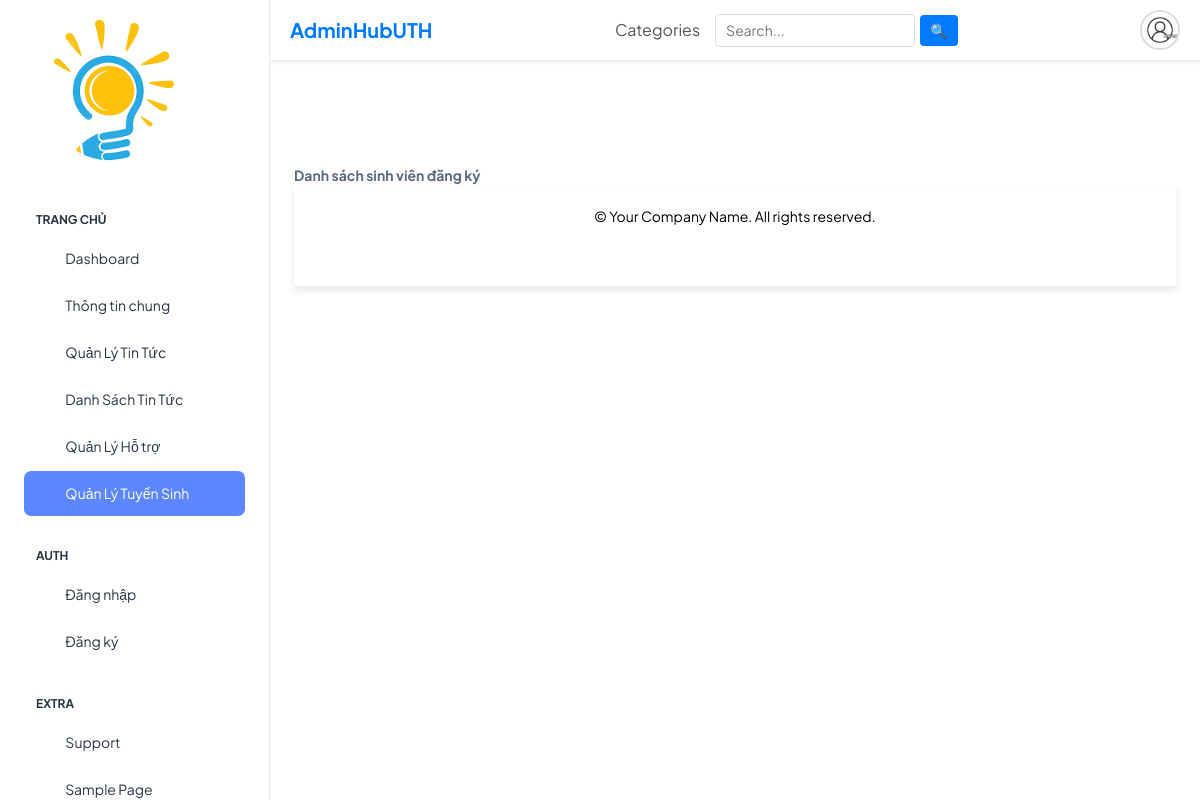
The page /danh-sach-sinh-vien/ on the database as committed earlier.
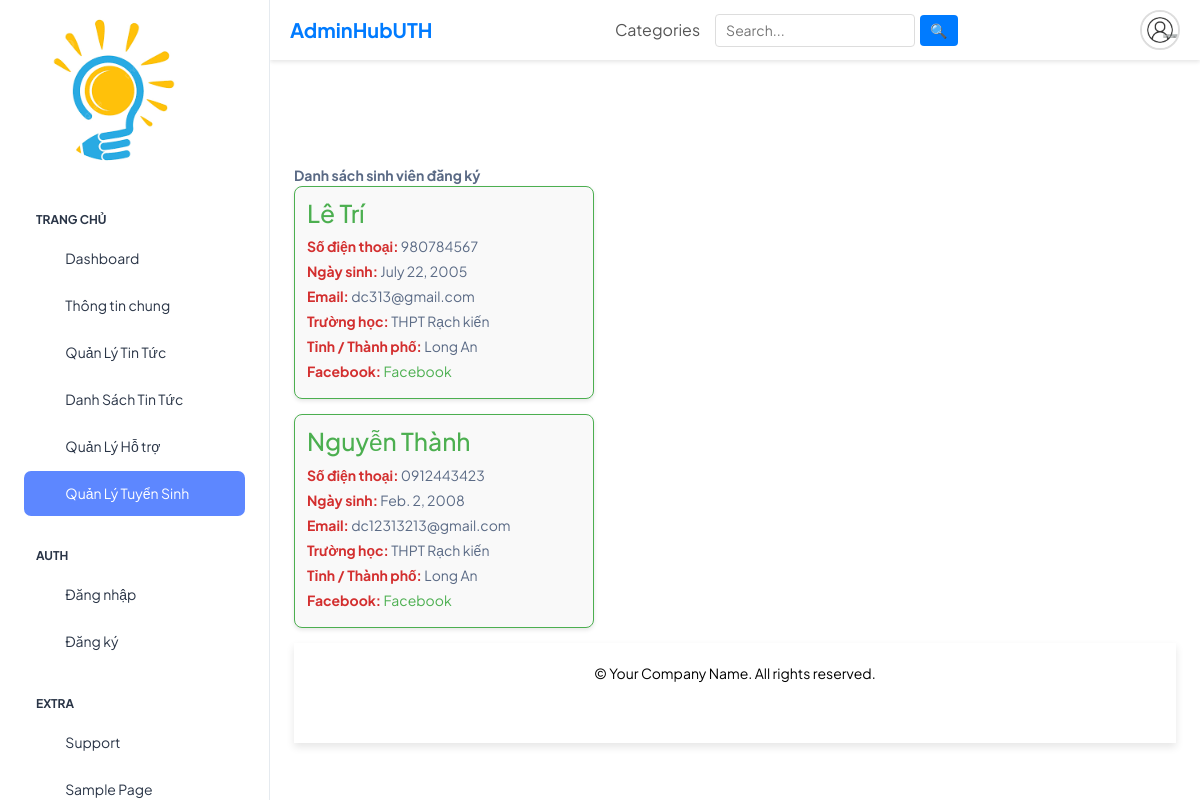
The same page on the database as committed later.
### app/models.py (models this page shows, shortened)
class StudentRegistration(models.Model):
    name = models.CharField(max_length=100)
    phone = models.CharField(max_length=15)
    dob = models.DateField(null=True, blank=True)  # Make dob optional
    email = models.EmailField()
    school = models.CharField(max_length=100)
    location = models.CharField(max_length=50)
    facebook = models.URLField(blank=True, null=True)

### app/views.py (the view)
# urls.py: path('danh-sach-sinh-vien/', views.student_list, name='student_list'),
def student_list(request):
    students = StudentRegistration.objects.all()
    return render(request, 'app/tuyensinh/admin_tuyensinh.html', {'students': students})

### app/templates/app/tuyensinh/admin_tuyensinh.html (shortened to what this page needs)
{% extends "app/home_dashboard.html" %} {% block content %}
<head>
</head>
<body class="main-gh">
  <div class="container1">
    <div class="content-wrapper">
      <div class="custom-heading-1">
        <b>Danh sách sinh viên đăng ký</b>
      </div>
      {% for student in students %}
      <div class="student-card">
        <h3>{{ student.name }}</h3>
        <p><strong>Số điện thoại:</strong> {{ student.phone }}</p>
        <p><strong>Ngày sinh:</strong> {{ student.dob }}</p>
        <p><strong>Email:</strong> {{ student.email }}</p>
        <p><strong>Trường học:</strong> {{ student.school }}</p>
        <p><strong>Tỉnh / Thành phố:</strong> {{ student.location }}</p>
        <p>
          <strong>Facebook:</strong>
          <a href="{{ student.facebook }}" target="_blank">Facebook</a>
        </p>
      </div>
      {% endfor %}
    </div>
  </div>
</body>
{% endblock %}

### app/templates/app/home_dashboard.html (shortened to what this page needs)
{% extends "app/master-page.html" %} {% block left-menu %} {% load static %}
<nav class="sidebar-nav scroll-sidebar" data-simplebar="">
  <ul id="sidebarnav">
    <li class="nav-small-cap">
      <span class="hide-menu">Trang chủ</span>
    </li>
    <li class="sidebar-item">
      <a
        class="sidebar-link"
        href="{% url 'dashboard' %}"
        aria-expanded="false"
      >
        <span>
          <i class="ti ti-layout-dashboard"></i>
        </span>
        <span class="hide-menu">Dashboard</span>
      </a>
    </li>
    <li class="sidebar-item">
      <a class="sidebar-link" href="./ui-buttons.html" aria-expanded="false">
        <span>
          <i class="ti ti-article"></i>
        </span>
        <span class="hide-menu">Thông tin chung</span>
      </a>
    </li>
    <li class="sidebar-item">
      <a class="sidebar-link" href="{% url 'add_news' %}" aria-expanded="false">
        <span>
          <i class="ti ti-alert-circle"></i>
        </span>
        <span class="hide-menu">Quản Lý Tin Tức</span>
      </a>
    </li>
    <li class="sidebar-item">
      <a
        class="sidebar-link"
        href="{% url 'news_list' %}"
        aria-expanded="false"
      >
        <span>
          <i class="ti ti-alert-circle"></i>
        </span>
        <span class="hide-menu">Danh Sách Tin Tức</span>
      </a>
    </li>
    <li class="sidebar-item">
      <a
        class="sidebar-link"
        href="{% url 'admin_support_requests' %}"
        aria-expanded="false"
      >
        <span>
          <i class="ti ti-cards"></i>
        </span>
        <span class="hide-menu">Quản Lý Hỗ trợ</span>
      </a>
    </li>
    <li class="sidebar-item">
      <a
        class="sidebar-link"
        href="{% url 'student_list' %}"
        aria-expanded="false"
      >
        <span>
          <i class="ti ti-file-description"></i>
        </span>
        <span class="hide-menu">Quản Lý Tuyển Sinh</span>
      </a>
    </li>
    <li class="nav-small-cap">
      <span class="hide-menu">AUTH</span>
    </li>
    <li class="sidebar-item">
      <a
        class="sidebar-link"
        href="{% url 'login_home' %}"
        aria-expanded="false"
      >
        <span>
          <i class="ti ti-login"></i>
        </span>
        <span class="hide-menu">Đăng nhập</span>
      </a>
    </li>
    <li class="sidebar-item">
      <a class="sidebar-link" href="{% url 'register' %}" aria-expanded="false">
        <span>
          <i class="ti ti-user-plus"></i>
        </span>
        <span class="hide-menu">Đăng ký</span>
      </a>
    </li>
    <li class="nav-small-cap">
      <span class="hide-menu">EXTRA</span>
    </li>
    <li class="sidebar-item">
      <a class="sidebar-link" href="{% url 'support' %}" aria-expanded="false">
        <span>
          <i class="ti ti-mood-happy"></i>
        </span>
        <span class="hide-menu">Support</span>
      </a>
    </li>
    <li class="sidebar-item">
      <a class="sidebar-link" href="./sample-page.html" aria-expanded="false">
        <span>
          <i class="ti ti-aperture"></i>
        </span>
        <span class="hide-menu">Sample Page</span>
      </a>
    </li>
  </ul>
</nav>
{% endblock %} {% block header %} {% load static %}
<div class="header">
  <div class="header-left">
    <span class="logo">AdminHubUTH</span>
  </div>
  <div class="header-center">
    <span class="categories">Categories</span>
    <input type="text" class="search-input" placeholder="Search..." />
    <button class="search-button">🔍</button>
  </div>
  <div class="header-right">
    <img
      class="profile-picture"
      src="{% static 'app/images/logos/admin-icon.png' %}"
      alt="Profile"
    />
  </div>
</div>
{% endblock %} {% block content %} {% load static %}
{% endblock %} {% block footer %}
<footer>
  <div
    style="
      background-color: white;
      color: black;
      text-align: center;
      padding: 20px;
      box-shadow: 0 4px 8px rgba(0, 0, 0, 0.1);
      max-width: 1600px;
      height: 100px;
    "
  >
    <p>&copy; {{ current_year }} Your Company Name. All rights reserved.</p>
  </div>
</footer>
{% endblock %}

### app/templates/app/master-page.html (shortened to what this page needs)
{% load static %}
<!DOCTYPE html>
<html lang="en">
  <head>
    <link rel="stylesheet" href="{% static 'app/css/styles.min.css' %}" />
  </head>
  <body>
    <div
      class="page-wrapper"
      id="main-wrapper"
      data-layout="vertical"
      data-navbarbg="skin6"
      data-sidebartype="full"
      data-sidebar-position="fixed"
      data-header-position="fixed"
    >
      <aside class="left-sidebar">
        <div>
          <div
            class="brand-logo d-flex align-items-center justify-content-between"
          >
            <a href="{% url 'dashboard' %}" class="text-nowrap logo-img">
              <img
                src="{% static 'app/images/logos/favicon2.png' %}"
                width="180"
                alt=""
              />
            </a>
          </div>
          {% block left-menu %}{% endblock %}
        </div>
      </aside>
      <div class="body-wrapper">
        {% block header %}{% endblock %}
        <div class="container-fluid">
          {% block content %}{% endblock %} {% block footer %}{% endblock %}
        </div>
      </div>
    </div>
  </body>
</html>

### app/templates/app/home_dashboard.html (style rules this page uses)
.sidebar-nav .sidebar-item a { transition: background-color 0.3s, color 0.3s; }
.sidebar-nav .sidebar-item { transition: transform 0.3s, background-color 0.3s; }
.header { display: flex; justify-content: space-between; align-items: center; background-color: #fff; box-shadow: 0 2px 4px rgba(0, 0, 0, 0.1); padding: 10px 20px; }
.header-left { display: flex; align-items: center; }
.logo { font-size: 20px; font-weight: bold; color: #007bff; }
.header-center { display: flex; align-items: center; flex-grow: 1; justify-content: center; }
.categories { font-size: 16px; margin-right: 15px; color: #555; }
.search-input { padding: 5px 10px; border: 1px solid #ddd; border-radius: 4px; width: 200px; }
.search-button { background-color: #007bff; color: white; border: none; padding: 5px 10px; margin-left: 5px; border-radius: 4px; cursor: pointer; }
.header-right { display: flex; align-items: center; }
.profile-picture { width: 40px; height: 40px; border-radius: 50%; border: 2px solid #ddd; }

### app/templates/app/tuyensinh/admin_tuyensinh.html (style rules this page uses)
.content-wrapper { margin-top: 20px; }
.student-card { border: 1px solid #4caf50; border-radius: 8px; padding: 12px; margin-bottom: 15px; background-color: #f9f9f9; box-shadow: 0 2px 4px rgba(0, 0, 0, 0.1); }
.student-card h3 { margin-top: 0; color: #4caf50; }
.student-card p { margin: 4px 0; }
.student-card a { color: #4caf50; text-decoration: none; }
.student-card p strong { color: #d32f2f; }
.student-card { max-width: 300px; }

Rows that differ between the two databases and show on the page:
added StudentRegistration: name "Lê Trí", phone "980784567", dob "July 22, 2005", email "dc313@gmail.com", school "THPT Rạch kiến", location "Long An"
added StudentRegistration: name "Nguyễn Thành", phone "0912443423", dob "Feb. 2, 2008", email "dc12313213@gmail.com", school "THPT Rạch kiến", location "Long An"
